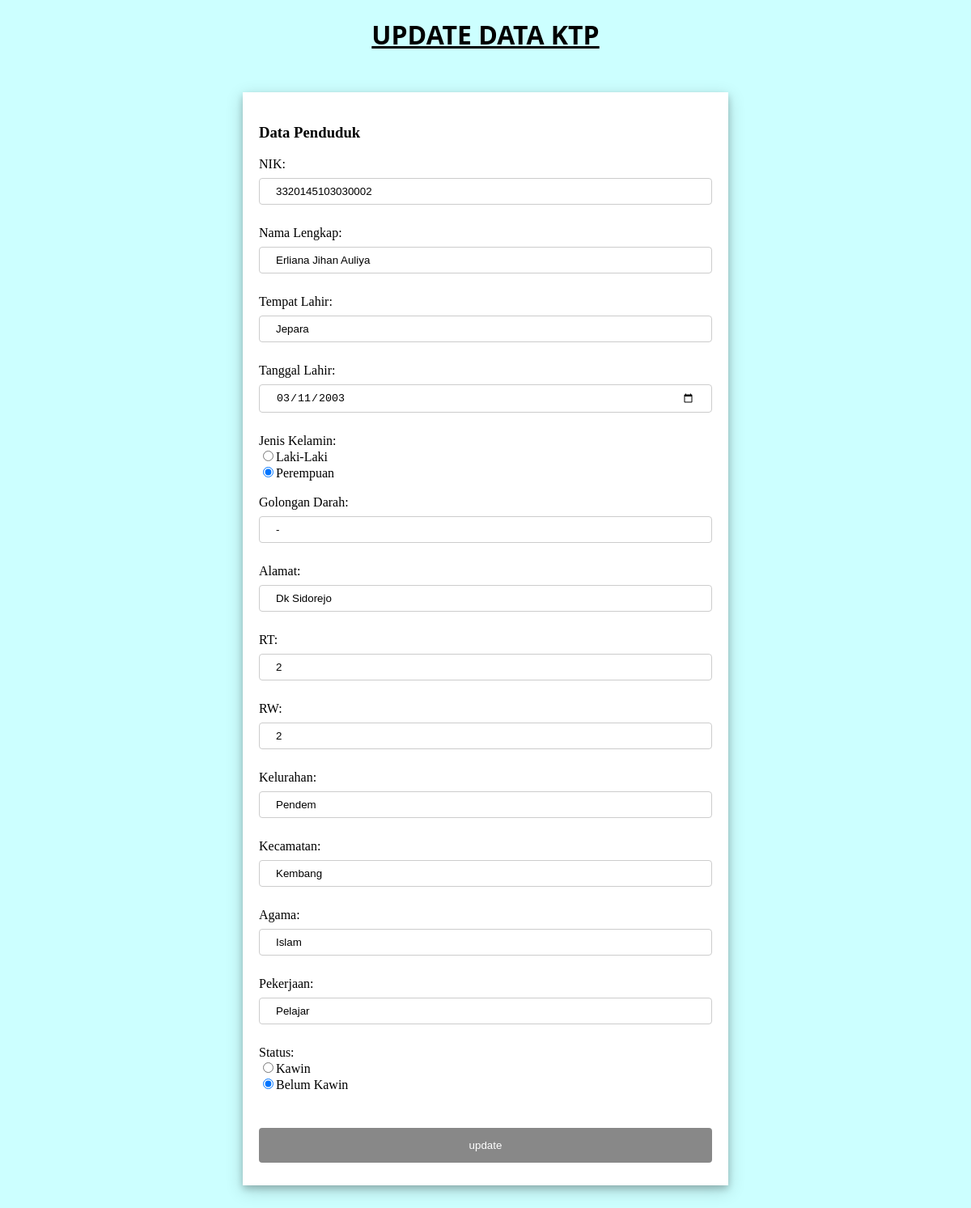
Page /update.php?nik=3320145103030002 (signed in) on the committed database.
### tables this page shows
CREATE TABLE `tb_data_ktp` (
  `nik` bigint(16) NOT NULL,
  `nama` varchar(100) NOT NULL,
  `tmp_lahir` varchar(20) NOT NULL,
  `tgl_lahir` date NOT NULL,
  `gender` char(1) NOT NULL,
  `gol_darah` varchar(5) NOT NULL,
  `alamat` varchar(100) NOT NULL,
  `rt` int(3) NOT NULL,
  `rw` int(3) NOT NULL,
  `kelurahan` varchar(20) NOT NULL,
  `kecamatan` varchar(20) NOT NULL,
  `agama` varchar(10) NOT NULL,
  `pekerjaan` varchar(100) NOT NULL,
  `status` varchar(10) NOT NULL
);

### function.php (called while the page is built, shortened)
<?php
$conn = mysqli_connect("localhost", "root", "", "db_ktp");
function query($query){
    global $conn;
    $result = mysqli_query($conn, $query);
    $rows = [];
    while($row = mysqli_fetch_assoc($result)){
        $rows[] = $row;
    }
    return $rows;
}
?>

### update.php (the view, shortened to what this page needs)
<?php
    require 'function.php';
    $nik = $_GET["nik"];
    $dt_ktp = query("SELECT * FROM tb_data_ktp WHERE nik=$nik")[0];
?>
<!DOCTYPE html>
<html lang="en">
    <head>
    </head>
    <body>
        <h1>UPDATE DATA KTP</h1>
        <div class="container">
            <form action="" method="post">
                    <h3>Data Penduduk</h3>
                    <label for="nik">NIK:</label><br>
                    <input type="number" name="nik" id="nik" pattern="[0-9]{16}" value="<?= $dt_ktp["nik"]; ?>" required>
                    <br><br>
                    <label for="nama">Nama Lengkap: </label><br>
                    <input type="text" name="nama" id="nama" value="<?= $dt_ktp["nama"]; ?>" required>
                    <br><br>
                    <label for="tmp_lahir">Tempat Lahir: </label><br>
                    <input type="text" name="tmp_lahir" id="tmp_lahir" value="<?= $dt_ktp["tmp_lahir"]; ?>" required>
                    <br><br>
                    <label for="tgl_lahir">Tanggal Lahir: </label><br>
                    <input type="date" name="tgl_lahir" id="tgl_lahir" value="<?= $dt_ktp["tgl_lahir"]; ?>" required>
                    <br><br>
                    <label for="gender">Jenis Kelamin:</label><br>
                    <input type="radio" name="gender" id="gender" value="L"<?php if ($dt_ktp["gender"]=="L"){echo 'checked';} ?> required>Laki-Laki<br>
                    <input type="radio" name="gender" id="gender" value="P"<?php if($dt_ktp["gender"]=="P"){echo 'checked';} ?> required>Perempuan
                    <br><br>
                    <label for="gol_darah">Golongan Darah: </label><br>
                    <input type="text" name="gol_darah" id="gol_darah" value="<?= $dt_ktp["gol_darah"]; ?>" >
                    <br><br>
                    <label for="alamat">Alamat:</label><br>
                    <input type="text" name="alamat" id="alamat" value="<?= $dt_ktp["alamat"]; ?>" required>
                    <br><br>
                    <label for="rt">RT:</label><br>
                    <input type="text" name="rt" id="rt" value="<?= $dt_ktp["rt"]; ?>" required>
                    <br><br>
                    <label for="rw">RW:</label><br>
                    <input type="text" name="rw" id="rw" value="<?= $dt_ktp["rw"]; ?>" required>
                    <br><br>
                    <label for="kelurahan">Kelurahan:</label><br>
                    <input type="text" name="kelurahan" id="kelurahan" value="<?= $dt_ktp["kelurahan"]; ?>" required>
                    <br><br>
                    <label for="kecamatan">Kecamatan:</label><br>
                    <input type="text" name="kecamatan" id="kecamatan" value="<?= $dt_ktp["kecamatan"]; ?>" required>
                    <br><br>
                    <label for="agama">Agama:</label><br>
                    <input type="text" name="agama" id="agama" value="<?= $dt_ktp["agama"]; ?>" required>
                    <br><br>
                    <label for="pekerjaan">Pekerjaan:</label><br>
                    <input type="text" name="pekerjaan" id="pekerjaan" value="<?= $dt_ktp["pekerjaan"]; ?>" required>
                    <br><br>
                    <label for="status">Status:</label><br>
                    <input type="radio" name="status" id="status" value="K"<?php if($dt_ktp["status"]=="K"){echo 'checked';} ?> required>Kawin<br>
                    <input type="radio" name="status" id="status" value="BK"<?php if($dt_ktp["status"]=="BK"){echo 'checked';} ?> required>Belum Kawin<br>
                    <br><br>
                    <button type="submit" name="submit">update</button>
            </form>
        </div>
    </body>
</html>

### update.php (style rules this page uses)
body { background: #CCFFFF; }
.container { background-color: white; width: 600px; height: 100%; margin: 50px auto; box-shadow: 0 4px 8px 0 rgba(0, 0, 0, 0.2), 0 6px 20px 0 rgba(0, 0, 0, 0.19); }
form { padding: 20px; }
h1 { text-align: center; font-family: Segoe UI; text-decoration: underline; }
input[type=number], input[type=date], input[type=text], select { width: 100%; padding: 8px 20px; margin: 8px 0; display: inline-block; border: 1px solid #ccc; border-radius: 4px; box-sizing: border-box; }
button[type=submit] { width: 100%; background-color: #888888 ; color: white; padding: 14px 20px; margin: 8px 0; border: none; border-radius: 4px; cursor: pointer; }

### rows in the picture
tb_data_ktp: nik "3320145103030002", nama "Erliana Jihan Auliya", tmp_lahir "Jepara", tgl_lahir "03/11/2003", gender "☐ Jenis Kelamin:", gender "☑", gol_darah "-", alamat "Dk Sidorejo", rt "2", rw "2", kelurahan "Pendem", kecamatan "Kembang", agama "Islam", pekerjaan "Pelajar", status "☐ Status:", status "☑"
